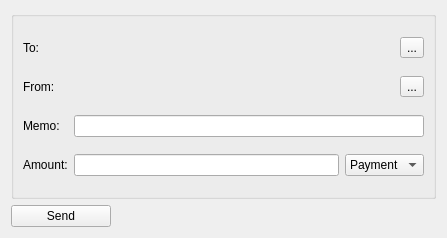
<?xml version="1.0" encoding="UTF-8"?>
<ui version="4.0">
 <class>MTSendDlg</class>
 <widget class="QWidget" name="MTSendDlg">
  <property name="geometry">
   <rect>
    <x>0</x>
    <y>0</y>
    <width>447</width>
    <height>238</height>
   </rect>
  </property>
  <property name="sizePolicy">
   <sizepolicy hsizetype="Preferred" vsizetype="Fixed">
    <horstretch>0</horstretch>
    <verstretch>0</verstretch>
   </sizepolicy>
  </property>
  <property name="minimumSize">
   <size>
    <width>0</width>
    <height>0</height>
   </size>
  </property>
  <property name="maximumSize">
   <size>
    <width>16777215</width>
    <height>238</height>
   </size>
  </property>
  <property name="windowTitle">
   <string>Send Funds</string>
  </property>
  <layout class="QVBoxLayout" name="verticalLayout">
   <item>
    <widget class="QGroupBox" name="groupBox">
     <property name="title">
      <string/>
     </property>
     <layout class="QGridLayout" name="gridLayout">
      <item row="0" column="0">
       <widget class="QLabel" name="label">
        <property name="maximumSize">
         <size>
          <width>16777215</width>
          <height>25</height>
         </size>
        </property>
        <property name="text">
         <string>To:</string>
        </property>
       </widget>
      </item>
      <item row="0" column="1" colspan="2">
       <widget class="QPushButton" name="toButton">
        <property name="text">
         <string/>
        </property>
        <property name="flat">
         <bool>true</bool>
        </property>
       </widget>
      </item>
      <item row="0" column="3">
       <widget class="QToolButton" name="toolButton">
        <property name="layoutDirection">
         <enum>Qt::RightToLeft</enum>
        </property>
        <property name="text">
         <string>...</string>
        </property>
        <property name="icon">
         <iconset resource="../resource.qrc">
          <normaloff>:/icons/icons/rolodex_card2.png</normaloff>:/icons/icons/rolodex_card2.png</iconset>
        </property>
       </widget>
      </item>
      <item row="1" column="0">
       <widget class="QLabel" name="label_2">
        <property name="maximumSize">
         <size>
          <width>16777215</width>
          <height>25</height>
         </size>
        </property>
        <property name="text">
         <string>From:</string>
        </property>
       </widget>
      </item>
      <item row="1" column="1" colspan="2">
       <widget class="QPushButton" name="fromButton">
        <property name="text">
         <string/>
        </property>
        <property name="flat">
         <bool>true</bool>
        </property>
       </widget>
      </item>
      <item row="1" column="3">
       <widget class="QToolButton" name="toolButtonManageAccts">
        <property name="text">
         <string>...</string>
        </property>
        <property name="icon">
         <iconset resource="../resource.qrc">
          <normaloff>:/icons/account</normaloff>:/icons/account</iconset>
        </property>
        <property name="toolButtonStyle">
         <enum>Qt::ToolButtonTextOnly</enum>
        </property>
       </widget>
      </item>
      <item row="2" column="0">
       <widget class="QLabel" name="label_4">
        <property name="maximumSize">
         <size>
          <width>16777215</width>
          <height>25</height>
         </size>
        </property>
        <property name="text">
         <string>Memo:</string>
        </property>
       </widget>
      </item>
      <item row="2" column="1" colspan="3">
       <widget class="QLineEdit" name="memoEdit"/>
      </item>
      <item row="3" column="0">
       <widget class="QLabel" name="label_5">
        <property name="maximumSize">
         <size>
          <width>16777215</width>
          <height>25</height>
         </size>
        </property>
        <property name="text">
         <string>Amount:</string>
        </property>
       </widget>
      </item>
      <item row="3" column="1">
       <widget class="QLineEdit" name="amountEdit">
        <property name="minimumSize">
         <size>
          <width>75</width>
          <height>0</height>
         </size>
        </property>
       </widget>
      </item>
      <item row="3" column="2" colspan="2">
       <widget class="QComboBox" name="comboBox">
        <item>
         <property name="text">
          <string>Payment</string>
         </property>
        </item>
        <item>
         <property name="text">
          <string>Cheque</string>
         </property>
        </item>
        <item>
         <property name="text">
          <string>Cash</string>
         </property>
        </item>
       </widget>
      </item>
     </layout>
    </widget>
   </item>
   <item>
    <widget class="QPushButton" name="sendButton">
     <property name="maximumSize">
      <size>
       <width>100</width>
       <height>16777215</height>
      </size>
     </property>
     <property name="layoutDirection">
      <enum>Qt::LeftToRight</enum>
     </property>
     <property name="text">
      <string>Send</string>
     </property>
    </widget>
   </item>
  </layout>
 </widget>
 <resources>
  <include location="../resource.qrc"/>
 </resources>
 <connections/>
</ui>
